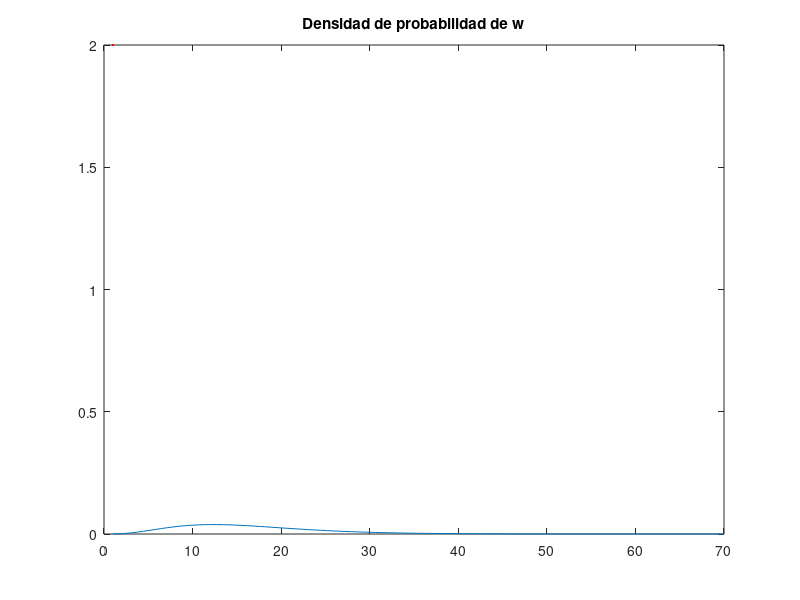

MATLAB code to generate this figure: (Note: this script raises an error after producing the figure.)
% Minicurso - Programación Dinámica
% Otoño 2026.
% Profesor: Eduardo Engel.
% Ayudante: Agustín Farías Lobo.

% Primera versión: febrero de 2025.
% Esta versión: febrero de 2026.

% Original computational setup.
% OS: macOS Tahoe 26.3.
% Software: Matlab R2025b.
% CPU: Apple M5.
% RAM: 16 GB.

%%%%%%%%%%%%%%%%%%%%%%%%%%%%%%%%%%%%%%%%%%%%%%%%%%%%%%%%%%%%%%%%%%%%%%%%%%%

                           % Material para la Clase IV

%%%%%%%%%%%%%%%%%%%%%%%%%%%%%%%%%%%%%%%%%%%%%%%%%%%%%%%%%%%%%%%%%%%%%%%%%%%
 
%% Pregunta 1: Modelo de búsqueda

cd("/Users/afl/Library/CloudStorage/Dropbox/Universidad/Sexto año/Ayudantias_O2026/Dynamic_Programming/ClaseComp4")
%addpath("Figuras/")
%addpath("Funciones/")
clear
clc


%%
w_min = 1;
w_max = 70;

n = 100;

% Grilla del salario:

w = linspace(w_min, w_max, n+1);

% Generamos la p.d.f. de la distribución Gamma según los parámetros
% descritos:

alpha = 4;
theta = 4;


% Inicializamos un vector para guardar los valores de la p.d.f.

%q = zeros(n+1,1);

q = zeros(n+1,1);

% Con el loop obtenemos la p.d.f. (podríamos hacerlo de una manera más
% eficiente, no nos vamos a preocupar de ello ahora).

%for i = 0:n
%    q(i+1,1) = gampdf(i,alpha,theta);
%end

q(1) = gamcdf(w(:,1), alpha, theta);

% Ahora usamos un loop para completar el vector hasta la componente n-1:

for k = 2:n

    q(k) = gamcdf(w(:,k), alpha, theta) - ...
              gamcdf(w(:,k-1), alpha, theta);


end

q(n+1) = 1 - gamcdf(w(:,n+1), alpha, theta);

% Imponemos los valores de c y de beta:

c = -10;

beta = 0.99;

% El c<0 se interpreta como un "seguro de cesantía", un ingreso al que el
% agente puede acceder en caso de no trabajar.

% Mínimo y máximo del salario:


% Grilla del salario:

%w = linspace(w_min, w_max, n+1);

% Graficamos la distribución de w:

figure(1)
plot(w,q, LineStyle='-', LineWidth=2, Color='red')
title('Densidad de probabilidad de w')
xlabel('w', Interpreter='latex')
ylabel('q(w)', Interpreter='latex')

%% VFI

% Guess inicial

V0 = zeros(n+1,1);

% Número máximo de iteraciones:

itermax = 10000;

% Parámetro de precisión:

epsilon = 1e-7;

for i = 1:itermax

    accion = zeros(n+1,2); % Inicializamos el matriz para guardar los 
                           % valores de las acciones a realizar
    
    % Se guarda el valor de cada posible acción condicional a V_0
    
    for j = 1:n+1
        accion(j,:) = [w(j)/(1-beta), -c + beta * sum(V0.* q)];
    end
    
    % Se encuentra la opción óptima:

    Vn = max(accion, [], 2);

    % Distancia

    d = max(abs(V0 - Vn));

    % Criterio de convergencia:

    if d < epsilon
        V =  Vn;
        fprintf("\n El procedimiento iterativo de la función valor converge en la iteración número %g \n", i)
        break
    else
        V0 = Vn;
    end

end

% El salario de reserva es:

wr = (1-beta) * (- c + beta * sum(V.* q));

% Graficamos

figure(2)
plot(w,V, '-.', LineWidth=2, color='#0c79c4'); hold on
xline(wr, '-', LineWidth=1, color = '#e92427');
title('Función valor')
xlabel('$w$', Interpreter='latex')
ylabel('$v(w)$', Interpreter='latex')

%% Estática comparativa utilizando la función

c_grid = linspace(-15,5,20);

nc = size(c_grid,2);

beta_grid = linspace(0.9,0.999, 20);

nb = size(beta_grid,2);

V_grid = zeros(nb,nc,n+1);
rw_grid = zeros(nb,nc);

for i = 1:nb
    for j = 1:nc
        V = McCallSearch_VFI(beta_grid(i), c_grid(j))';
        V_grid(i,j,:) = V;
        rw_grid(i,j) = (1-beta_grid(i)) * (-c_grid(j) + beta_grid(i) * sum(V' .* q));
    end
end

%%

figure(3)
contourf(c_grid, beta_grid, rw_grid, 'LineStyle', 'none'); % 'LineStyle', 'none' para eliminar las líneas de contorno
xlabel('$c$', Interpreter='latex');
ylabel('$\beta$', Interpreter='latex');
title('Salario de reserva','interpret','latex');
colorbar; % Agregar una barra de color para interpretación visual


figure(4)

surf(c_grid, beta_grid, rw_grid);
colorbar; 
xlabel('c','interpret','latex');
ylabel('$\beta$', Interpreter='latex');
zlabel('Salario de reserva','interpret','latex');
title('Salario de reserva (3D)','interpret','latex');





%% Pregunta 2: Modelo de búsqueda con learning

cd("/Users/afl/Library/CloudStorage/Dropbox/Universidad/Sexto año/Ayudantias_O2026/Dynamic_Programming/ClaseComp4")

clear
clc

% Fijamos n y otros parámetros:

n = 200;
beta = 0.87;
c = 20;

% Valores máximos y grilla de w:

w_min = 1;
w_max = 100;
w_grid = linspace(w_min, w_max, n);



% Generamos la p.d.f. de la distribución Gamma según los parámetros
% descritos:

alpha_f = 5;
theta_f = 3.5;

alpha_g = 22;
theta_g = 2.2;





% Con el loop obtenemos la p.d.f. (podríamos hacerlo de una manera más
% eficiente, no nos vamos a preocupar de ello ahora).

Pr_f = zeros(1,n);

Pr_g = zeros(1,n);

% Antes de usar un loop, seteamos el valor de Pr(w = w_1):


Pr_f(:,1) = gamcdf(w_grid(:,1), alpha_f, theta_f);
Pr_g(:,1) = gamcdf(w_grid(:,1), alpha_g, theta_g);

% Ahora usamos un loop para completar el vector hasta la componente n-1:

for k = 2:n-1

    Pr_f(:,k) = gamcdf(w_grid(:,k), alpha_f, theta_f) - ...
              gamcdf(w_grid(:,k-1), alpha_f, theta_f);

    Pr_g(:,k) = gamcdf(w_grid(:,k), alpha_g, theta_g) - ...
              gamcdf(w_grid(:,k-1), alpha_g, theta_g);

end

Pr_f(:,n) = 1 - gamcdf(w_grid(:,n), alpha_f, theta_f);

Pr_g(:,n) = 1 - gamcdf(w_grid(:,n), alpha_g, theta_g);



% Graficamos las distribuciones de w:

figure(1)
plot(w_grid,Pr_f, LineStyle='-', LineWidth=2, Color='red'); hold on
plot(w_grid,Pr_g, LineStyle='-', LineWidth=2, Color='blue'); hold on
title('Densidad de probabilidad de w')
xlabel('w', Interpreter='latex')
ylabel('q(w)', Interpreter='latex')
legend('$f(w)$', '$g(w)$', Interpreter = 'latex')


%% VFI usando pi = 0.5

% Número máximo de iteraciones:

itermax = 10000;

% Parámetro de precisión:

epsilon = 1e-7;

pi = 0.5;

% Guess para V:

V = zeros(n,1);


for i = 1:itermax
    
    % Vector para guardar el valor de cada decisión para cada posible valor 
    % de w. Note que la segunda columna (que es el segundo argumento de la 
    % función máx de la ecuación de Bellman) no depende de w:
    
    decision = [w_grid' / (1-beta), ...
               repmat(-c + beta * (Pr_f * pi + (1-pi) * Pr_g) * V,[n,1])];
    
    % Encontramos la decisión óptima para cada posible valor de w:

    [Vn, pol] = max(decision,[], 2);

    % Condición de convergencia:

    if abs(max(Vn - V)) < epsilon
        fprintf("\n El procedimiento iterativo de la función valor converge en la iteración número %g \n", i)
        V =  Vn;
        break
    else
        V = Vn;
    end
end



figure(2)
plot(w_grid,V, '-.', LineWidth=2, color='#0c79c4'); hold on
title('Función valor')
xlabel('$w$', Interpreter='latex')
ylabel('$v(w)$', Interpreter='latex')
ylim([200,1700])




%% VFI con pi como estado


% Número máximo de iteraciones:

itermax = 10000;

% Parámetro de precisión:

epsilon = 1e-10;

pi_grid = linspace(0.01, 0.99, 50);
npi = size(pi_grid, 2);


V = zeros(n,npi);


V_iter = zeros(n,npi);
tic
for i = 1:itermax
    
    % Vector para guardar el valor de cada decisión para cada posible valor 
    % de w. Note que la segunda columna (que es el segundo argumento de la 
    % función máx de la ecuación de Bellman) no depende de w:
    for j = 1:npi
        pi = pi_grid(j);
        decision = [w_grid' / (1-beta), ...
                    repmat(-c + beta * (Pr_f * pi + (1-pi) * Pr_g) * V,[n,1])];

        [Vn(:,j), pol(:,j)] = max(decision,[], 2);
    end


    % Condición de convergencia:

    if max(max(abs(Vn - V))) < eps
        fprintf("\n El procedimiento iterativo de la función valor converge en la iteración número %g \n", i)
        V =  Vn;
        break
    else
        V = Vn;
    end
end
toc


figure(3)
contourf(pi_grid, w_grid, pol, 'LineStyle', 'none');
xlabel('$\pi$', Interpreter='latex');
ylabel('$w$', Interpreter='latex');
title('Decisión óptima','interpret','latex');
text(0.8,75,'Acepta', Color='white'); 
text(0.2,20,'Rechaza', Color='black'); 
